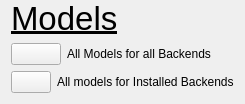
               <widget class="QWidget" name="modelSelectContainer" native="true">
                <layout class="QVBoxLayout" name="verticalLayout_15">
                 <property name="topMargin">
                  <number>0</number>
                 </property>
                 <item>
                  <widget class="QLabel" name="label_25">
                   <property name="font">
                    <font>
                     <pointsize>25</pointsize>
                     <underline>true</underline>
                    </font>
                   </property>
                   <property name="text">
                    <string>Models</string>
                   </property>
                  </widget>
                 </item>
                 <item>
                  <widget class="QWidget" name="pytorchBackendInstallerContainer_5" native="true">
                   <layout class="QHBoxLayout" name="horizontalLayout_22">
                    <property name="leftMargin">
                     <number>0</number>
                    </property>
                    <property name="topMargin">
                     <number>0</number>
                    </property>
                    <property name="rightMargin">
                     <number>0</number>
                    </property>
                    <property name="bottomMargin">
                     <number>0</number>
                    </property>
                    <item>
                     <widget class="QPushButton" name="downloadAllModelsBtn">
                      <property name="sizePolicy">
                       <sizepolicy hsizetype="Minimum" vsizetype="Minimum">
                        <horstretch>0</horstretch>
                        <verstretch>0</verstretch>
                       </sizepolicy>
                      </property>
                      <property name="maximumSize">
                       <size>
                        <width>50</width>
                        <height>45</height>
                       </size>
                      </property>
                      <property name="text">
                       <string/>
                      </property>
                      <property name="icon">
                       <iconset resource="resources.qrc">
                        <normaloff>:/icons/icons/download.svg</normaloff>:/icons/icons/download.svg</iconset>
                      </property>
                      <property name="iconSize">
                       <size>
                        <width>30</width>
                        <height>30</height>
                       </size>
                      </property>
                     </widget>
                    </item>
                    <item>
                     <widget class="QLabel" name="label_26">
                      <property name="text">
                       <string>All Models for all Backends</string>
                      </property>
                     </widget>
                    </item>
                   </layout>
                  </widget>
                 </item>
                 <item>
                  <widget class="QWidget" name="pytorchBackendInstallerContainer_6" native="true">
                   <layout class="QHBoxLayout" name="horizontalLayout_23">
                    <property name="leftMargin">
                     <number>0</number>
                    </property>
                    <property name="topMargin">
                     <number>0</number>
                    </property>
                    <property name="rightMargin">
                     <number>0</number>
                    </property>
                    <property name="bottomMargin">
                     <number>0</number>
                    </property>
                    <item>
                     <widget class="QPushButton" name="downloadSomeModelsBasedOnInstalledBackendbtn">
                      <property name="sizePolicy">
                       <sizepolicy hsizetype="Minimum" vsizetype="Minimum">
                        <horstretch>0</horstretch>
                        <verstretch>0</verstretch>
                       </sizepolicy>
                      </property>
                      <property name="maximumSize">
                       <size>
                        <width>50</width>
                        <height>45</height>
                       </size>
                      </property>
                      <property name="text">
                       <string/>
                      </property>
                      <property name="icon">
                       <iconset resource="resources.qrc">
                        <normaloff>:/icons/icons/download.svg</normaloff>:/icons/icons/download.svg</iconset>
                      </property>
                      <property name="iconSize">
                       <size>
                        <width>30</width>
                        <height>30</height>
                       </size>
                      </property>
                     </widget>
                    </item>
                    <item>
                     <widget class="QLabel" name="label_27">
                      <property name="text">
                       <string>All models for Installed Backends</string>
                      </property>
                     </widget>
                    </item>
                   </layout>
                  </widget>
                 </item>
                </layout>
               </widget>
